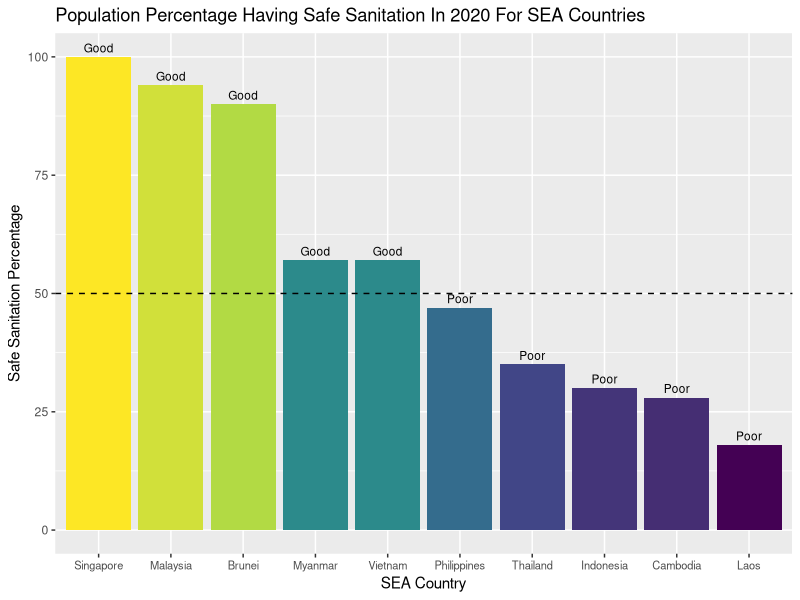

R code for this plot:
# The only requirement for this problem is that you produce a visualization you care
# about, that is interesting to you, and that you feel proud of. Oh, and that you
# save the visualization in a file called visualization.png!

# Install and import the necessary packages
library(tidyverse)
library(ggplot2)
library(forcats)

# Read the excel file into R
data <- read_csv("safe_sanitation.csv")

# Rename the column to make it shorter
data <- data %>%
        rename(`Percentage Safe Sanitation` = `Usage of safely managed drinking water services`)

# Round the figures to the nearest whole number for easy readability
data$`Percentage Safe Sanitation` <- round(data$`Percentage Safe Sanitation`, 0)

# We want to find out the population percentage of safe sanitation in Southeast
# Asian countries in 2020 using a bar chart.

# Using Tidyverse
data <- data %>%
        filter(Country %in% c("Cambodia", "Vietnam", "Laos", "Myanmar",
                              "Singapore", "Malaysia", "Indonesia", "Thailand",
                              "Brunei", "Philippines")) %>%
        filter(Year == 2020)

# For this exercise, we will impute values of safe sanitation for NA values
# for Brunei and Thailand
# Set Brunei to 90% and Thailand to 35%

data$`Percentage Safe Sanitation`[data$Country == "Brunei"] = 90
data$`Percentage Safe Sanitation`[data$Country == "Thailand"] = 35

# Visualize the data using a bar chart in ggplot2
p <- ggplot(data, aes(x = fct_reorder(Country, `Percentage Safe Sanitation`, .desc = TRUE), y = `Percentage Safe Sanitation`, fill = `Percentage Safe Sanitation`)) +
     geom_col(show.legend = FALSE) +
     geom_hline(yintercept = 50, linetype = 2) +
     geom_text(aes(label = ifelse(`Percentage Safe Sanitation` <= 50, "Poor", "Good")),
            vjust = -0.5, size = 3, color = "black") +
     scale_fill_viridis_c() +
     labs(x = "SEA Country", y = "Safe Sanitation Percentage",
          title = "Population Percentage Having Safe Sanitation In 2020 For SEA Countries") +
     theme(axis.text.x = element_text(size = 8))
     theme_bw()

# Saving the plot
ggsave("visualization.png", plot = p, width = 6, height = 4, units = "in")
